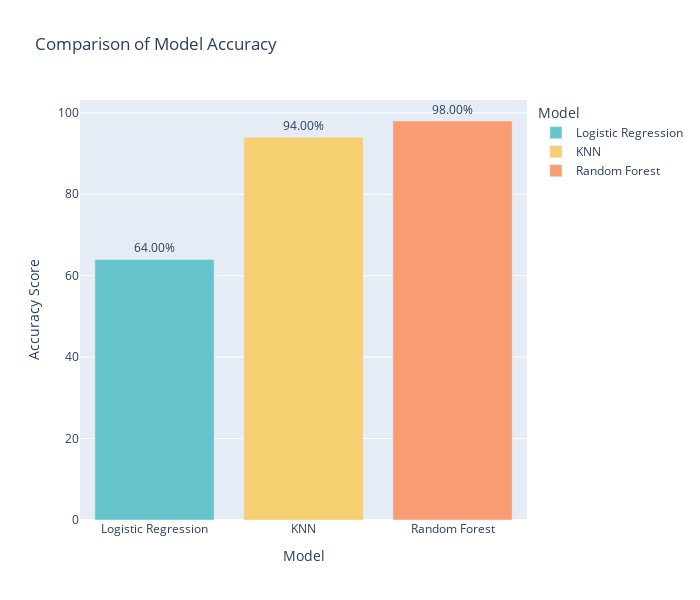

Notebook source saved alongside this figure:
### Markdown cell above
Comparaison des modèles

### Code cell
model_names = ['Logistic Regression', 'KNN', 'Random Forest']
accuracy_scores = [64, 94, 98]  

data = {'Model': model_names, 'Accuracy Score': accuracy_scores}

df = pd.DataFrame(data)

colors = px.colors.qualitative.Pastel

fig = px.bar(df, x='Model', y='Accuracy Score', text='Accuracy Score', 
             title='Comparison of Model Accuracy', color='Model',
             color_discrete_map={model: color for model, color in zip(model_names, colors)})

fig.update_traces(texttemplate='%{text:.2f}%', textposition='outside')
fig.update_layout(width=700, height=600)

fig.show()

### Figure 1 — Plotly figure (JSON) as saved in the notebook; plotly's stock layout.template omitted (floating-point values rounded to 4 significant figures)
{"data": [{"alignmentgroup": "True", "hovertemplate": "Model=%{x}<br>Accuracy Score=%{text}<extra></extra>", "legendgroup": "Logistic Regression", "marker": {"color": "rgb(102, 197, 204)", "pattern": {"shape": ""}}, "name": "Logistic Regression", "offsetgroup": "Logistic Regression", "orientation": "v", "showlegend": true, "text": [64], "textposition": "outside", "texttemplate": "%{text:.2f}%", "type": "bar", "x": ["Logistic Regression"], "xaxis": "x", "y": [64], "yaxis": "y"}, {"alignmentgroup": "True", "hovertemplate": "Model=%{x}<br>Accuracy Score=%{text}<extra></extra>", "legendgroup": "KNN", "marker": {"color": "rgb(246, 207, 113)", "pattern": {"shape": ""}}, "name": "KNN", "offsetgroup": "KNN", "orientation": "v", "showlegend": true, "text": [94], "textposition": "outside", "texttemplate": "%{text:.2f}%", "type": "bar", "x": ["KNN"], "xaxis": "x", "y": [94], "yaxis": "y"}, {"alignmentgroup": "True", "hovertemplate": "Model=%{x}<br>Accuracy Score=%{text}<extra></extra>", "legendgroup": "Random Forest", "marker": {"color": "rgb(248, 156, 116)", "pattern": {"shape": ""}}, "name": "Random Forest", "offsetgroup": "Random Forest", "orientation": "v", "showlegend": true, "text": [98], "textposition": "outside", "texttemplate": "%{text:.2f}%", "type": "bar", "x": ["Random Forest"], "xaxis": "x", "y": [98], "yaxis": "y"}], "layout": {"barmode": "relative", "height": 600, "legend": {"title": {"text": "Model"}, "tracegroupgap": 0}, "title": {"text": "Comparison of Model Accuracy"}, "width": 700, "xaxis": {"anchor": "y", "categoryarray": ["Logistic Regression", "KNN", "Random Forest"], "categoryorder": "array", "domain": [0, 1], "title": {"text": "Model"}}, "yaxis": {"anchor": "x", "domain": [0, 1], "title": {"text": "Accuracy Score"}}}}
